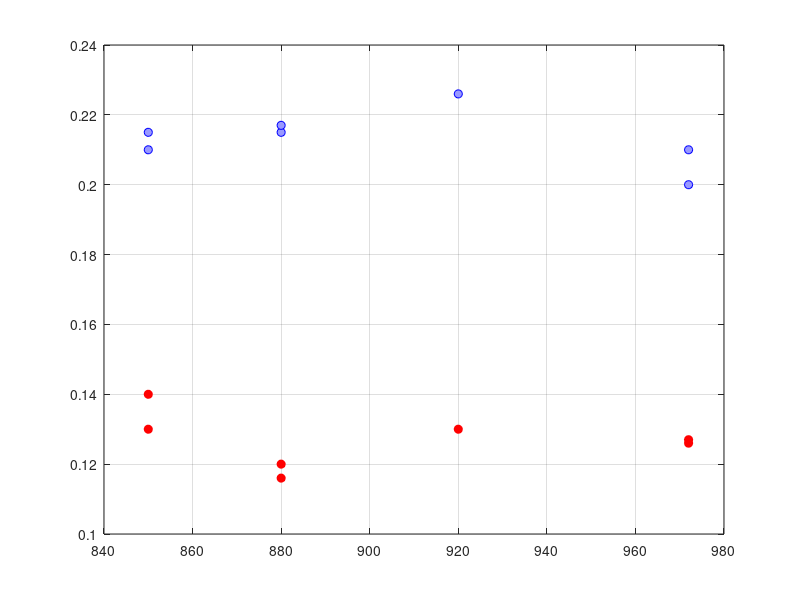

Recreate this plot in MATLAB.

crossData = [];
%[date magneticField coef2d coef3d]
crossData(:,1) = [140907 850 0.21 0.13];
crossData(:,2) = [140905 850 0.215 0.14];
crossData(:,3) = [140902 880 0.215 0.116];
crossData(:,4) = [140901 972 0.2 0.126];
crossData(:,5) = [140826 920 0.226 0.13];
crossData(:,6) = [140819 972 0.21 0.127];
crossData(:,7) = [140819 880 0.217 0.12];

plot(crossData(2,:),crossData(3,:),'MarkerFaceColor',[0.6 0.6 1],...
    'Marker','o',...
    'LineStyle','none',...
    'Color',[0 0 1]);
hold on;
plot(crossData(2,:),crossData(4,:),'MarkerFaceColor',[1 0 0],...
    'Marker','o',...
    'LineStyle','none',...
    'Color',[1 0 0]);
hold off;
grid on;